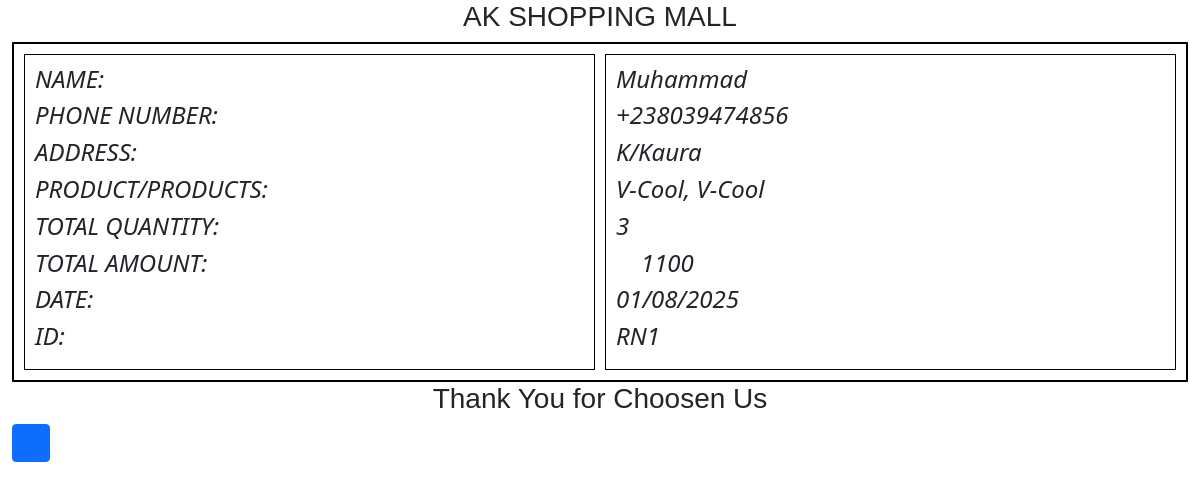
The app's page /invoice/1 (signed in) with its own data.
### ims/models.py (models this page shows, shortened)
class Sales(models.Model):
    user = models.CharField(max_length=100, blank=True)
    client_name = models.CharField(max_length=100, blank=True)
    client_phone = models.CharField(max_length=100, blank=True)
    client_address = models.CharField(max_length=100, blank=True)
    products = models.CharField(max_length=100, blank=True)
    total_qtn = models.IntegerField(blank=True)
    total_price = models.IntegerField(blank=True)
    date = models.CharField(max_length=100, blank=True)

### ims/views.py (the view)
# urls.py: path('invoice/<int:id>', views.invoice, name='invoice'),
@login_required(login_url='login')
def invoice(request, id):
    user = Profile.objects.get(user=request.user)
    invs = Sales.objects.get(id=id)
    return render(request, 'invoice.html', {'user':user, 'invs':invs})

### templates/invoice.html (shortened to what this page needs)
<!DOCTYPE html>
<html lang="en">
<head>
    <link rel="stylesheet" href="../static/bootstrap/css/bootstrap.min.css">
    <link rel="stylesheet" href="../static/lineawesome/css/line-awesome.min.css">
    <link rel="stylesheet" href="../static/fontawesome-free/css/all.min.css">
</head>
<body>
    <div class="container-fluid">
        <div class="brand">
            <h3>AK SHOPPING MALL</h3>
        </div>
        <div class="box">
            <div class="box-child">
                <h4>NAME:</h4>
                <h4>PHONE NUMBER:</h4>
                <h4>ADDRESS:</h4>
                <h4>PRODUCT/PRODUCTS:</h4>
                <h4>TOTAL QUANTITY:</h4>
                <h4>TOTAL AMOUNT:</h4>
                <h4>DATE:</h4>
                <h4>ID:</h4>
            </div>
            <div class="box-child">
                <h4>{{invs.client_name}}</h4>
                <h4>{{invs.client_phone}}</h4>
                <h4>{{invs.client_address}}</h4>
                <h4>{{invs.products}}</h4>
                <h4>{{invs.total_qtn}}</h4>
                <h4 class="text-dark"><i class="fa-solid fa-naira-sign"></i> {{invs.total_price}}</h4>
                <h4>{{invs.date}}</h4>
                <h4>RN{{invs.id}}</h4>
            </div>
        </div>
        <h3 class="text-center">Thank You for Choosen Us</h3>
        <div>
            <button onclick="clk()" class="btn btn-primary"><i class="la la-print"></i></button>
        </div>
    </div>
</body>
</html>

### templates/invoice.html (style rules this page uses)
.container-fluid { height: 100vh; }
.brand, h3 { text-align: center; font-family: Impact, Haettenschweiler, 'Arial Narrow Bold', sans-serif; }
.box { border: 2px solid #000; display: flex; gap: 10px; padding: 10px; }
.box-child { border: 1px solid #000; width: 100%; padding: 10px; }
h4 { font-style: italic; }

### records on screen
Sales: client_name "Muhammad", client_phone "+238039474856", client_address "K/Kaura", products "V-Cool, V-Cool", total_qtn "3", total_price "1100", date "01/08/2025", id "1"
